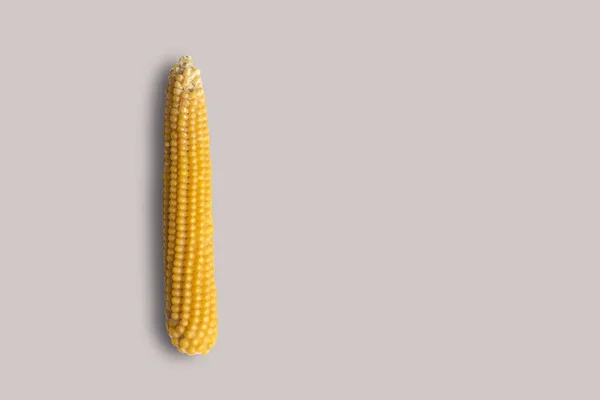
#> input picture images/corn/11.jpg, 600 x 400 px, found by its file name
$ python gold.py
#> lines starting #> are read from the running program, lines starting #| are printed output that depends on the picture; after the words box and inside, x2 and y2 are one past the last pixel; in counts of white or black regions, pixels touching at a corner belong together
import cv2
import numpy as np

def find_gold_kernels(image_path):
    # Load the image
    image = cv2.imread(image_path)
#> image is the input picture: shape (400, 600, 3); mean B, G, R 189.2, 195.7, 206.9

    # Convert the image to the HSV color space
    hsv_image = cv2.cvtColor(image, cv2.COLOR_BGR2HSV)
#> hsv_image: shape (400, 600, 3); mean H, S, V 5.1, 22, 206.9

    # Define the lower and upper bounds for the gold color in HSV
    lower_gold = np.array([20, 100, 100])
    upper_gold = np.array([30, 255, 255])

    # Create a mask for the gold color
    mask = cv2.inRange(hsv_image, lower_gold, upper_gold)
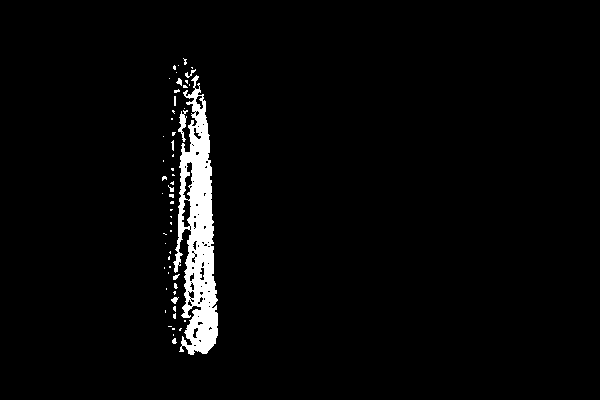
#> mask: shape (400, 600); 3% white; 56 white regions (46 under 20 px)

    # Apply the mask to the original image
    masked_image = cv2.bitwise_and(image, image, mask=mask)
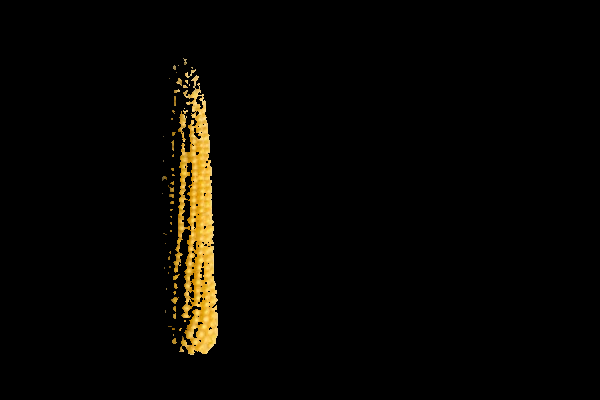
#> masked_image: shape (400, 600, 3); mean B, G, R 1.8, 5.3, 6.8

    # Convert the masked image to grayscale
    gray_image = cv2.cvtColor(masked_image, cv2.COLOR_BGR2GRAY)
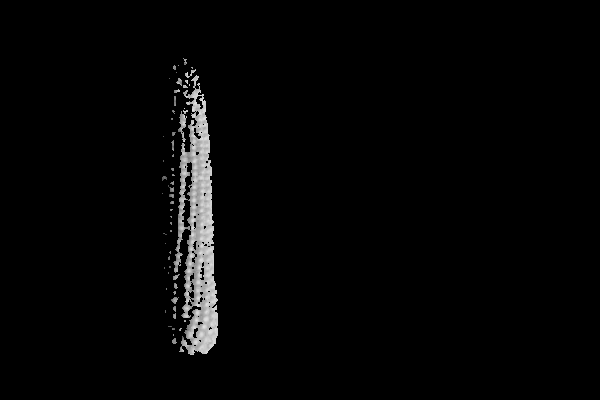
#> gray_image: shape (400, 600); min 0, max 231, mean 5.3

    # Apply thresholding to the grayscale image
    _, thresholded_image = cv2.threshold(gray_image, 1, 255, cv2.THRESH_BINARY)

    # Find contours in the thresholded image
    contours, _ = cv2.findContours(thresholded_image, cv2.RETR_EXTERNAL, cv2.CHAIN_APPROX_SIMPLE)
#> contours = 56 contours, 53 with area under 20; largest, box (x1, y1, x2, y2) and area: (173, 75, 218, 355) 6791, (178, 110, 188, 142) 92, (171, 297, 179, 304) 22

    # Count the number of gold kernels
    num_gold_kernels = len(contours)
#> num_gold_kernels = 56

    # Display the number of gold kernels
    print(f"Number of gold kernels: {num_gold_kernels}")
#| Number of gold kernels: 56

    # Draw contours on the original image
    image_with_contours = cv2.drawContours(image.copy(), contours, -1, (0, 255, 255), 2)
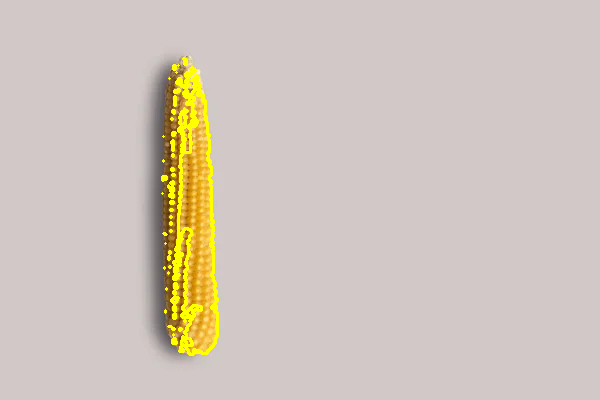
#> image_with_contours: shape (400, 600, 3); mean B, G, R 187.9, 197.5, 207.8

    # Display the output image
    cv2.imshow("gold Kernels", image_with_contours)
    cv2.waitKey(0)
    cv2.destroyAllWindows()

# Path to the image file
image_path = r'C:\Users\C.GOUTHAM\Desktop\Deepcorn\images\corn\11.jpg'

# Call the function to find gold kernels in the image
find_gold_kernels(image_path)

$ run again, with images/corn/1.jpg copied over images/corn/11.jpg
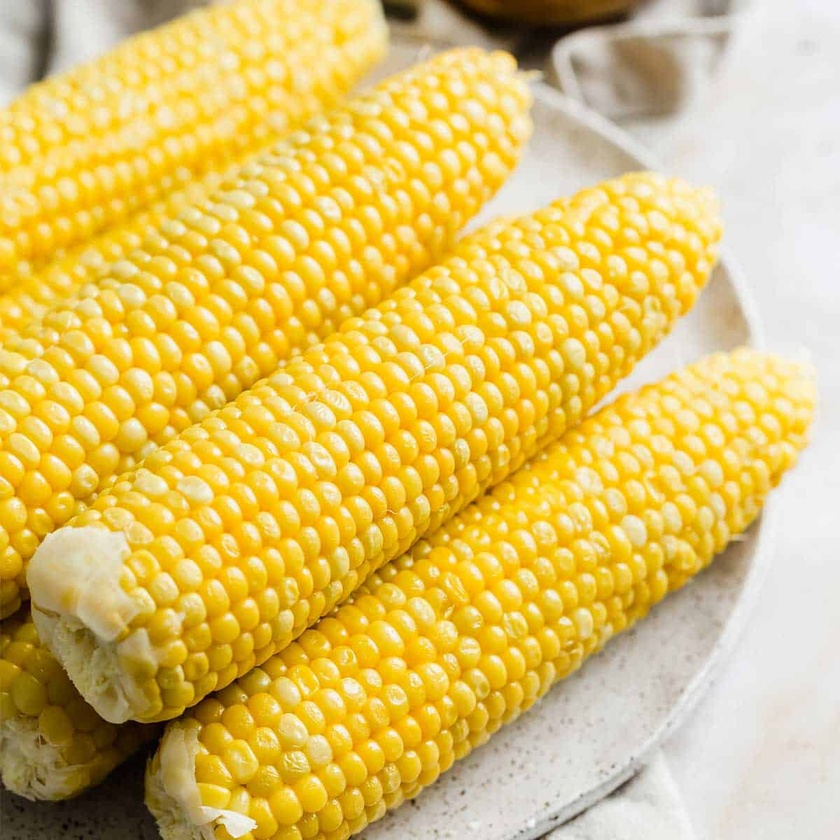
#> input picture images/corn/1.jpg, 840 x 840 px, shrunk from 1200 x 1200 before the run, found by its file name
#> in find_gold_kernels, image is the input picture: shape (840, 840, 3); mean B, G, R 104.5, 192.9, 221.9
#> hsv_image: shape (840, 840, 3); mean H, S, V 21.7, 135.6, 222
#> in find_gold_kernels, `mask = cv2.inRange(hsv_image, lower_gold, upper_gold)`:
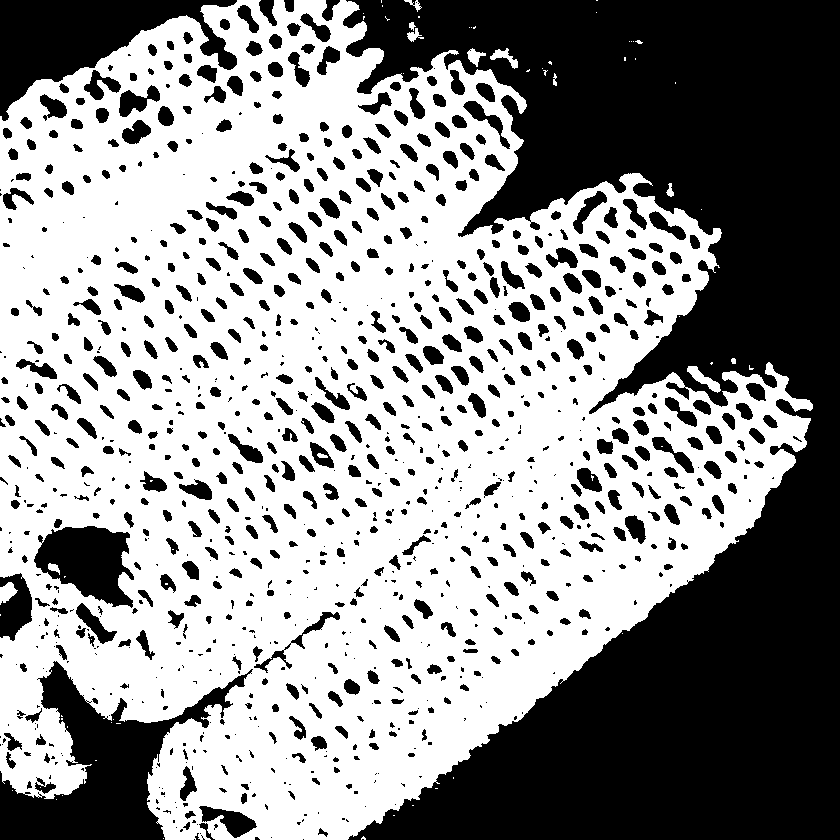
#> mask: shape (840, 840); 57.3% white; 999 black regions (378 under 20 px)
#> contours = 56 contours, 47 with area under 20; largest, box (x1, y1, x2, y2) and area: (0, 0, 813, 840) 468796, (687, 366, 721, 393) 290, (0, 582, 18, 605) 212, (490, 48, 518, 69) 176, (467, 48, 486, 67) 142
#> num_gold_kernels = 56
#| Number of gold kernels: 56
#> in find_gold_kernels, `image_with_contours = cv2.drawContours(image.copy(), contours, -1, (0,..`:
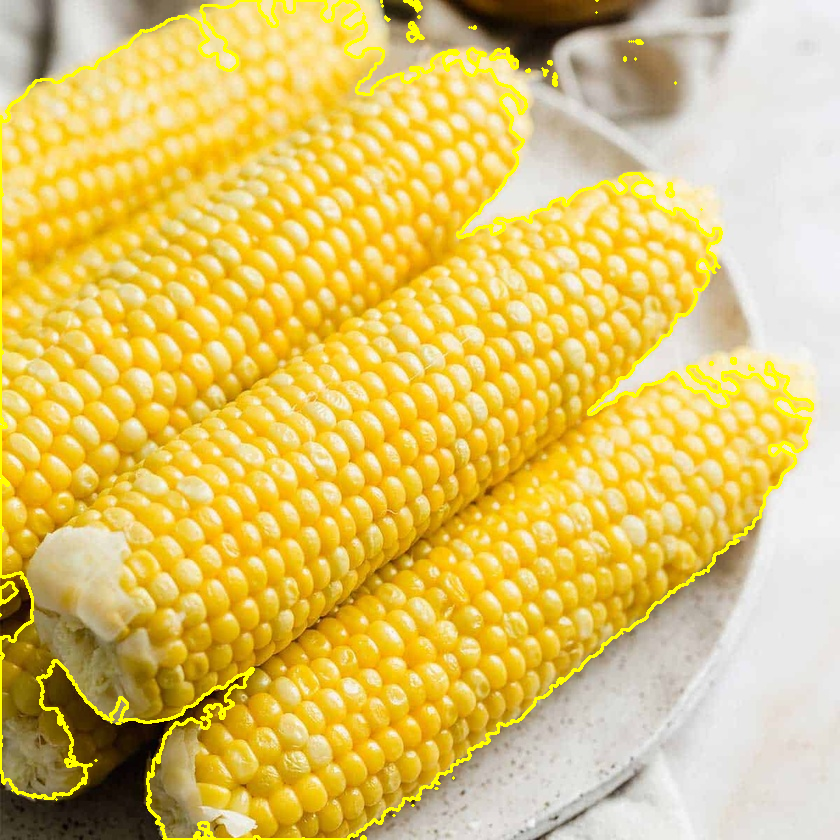
#> image_with_contours: shape (840, 840, 3); mean B, G, R 101.8, 195.3, 223.5

$ run again, with images/corn/12.jpg copied over images/corn/11.jpg
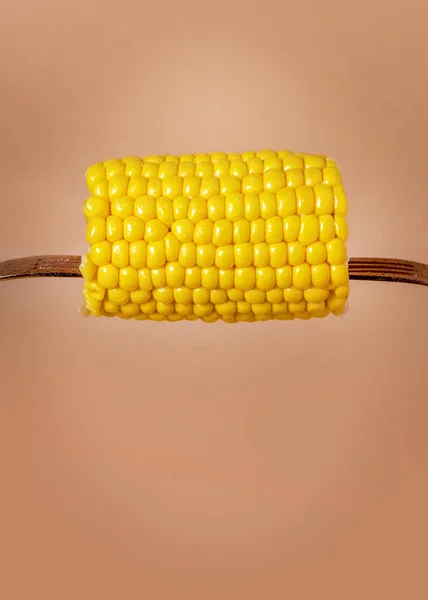
#> input picture images/corn/12.jpg, 428 x 600 px, found by its file name
#> in find_gold_kernels, image is the input picture: shape (600, 428, 3); mean B, G, R 95.1, 151.6, 204.3
#> hsv_image: shape (600, 428, 3); mean H, S, V 13.7, 134.8, 204.3
#> in find_gold_kernels, `mask = cv2.inRange(hsv_image, lower_gold, upper_gold)`:
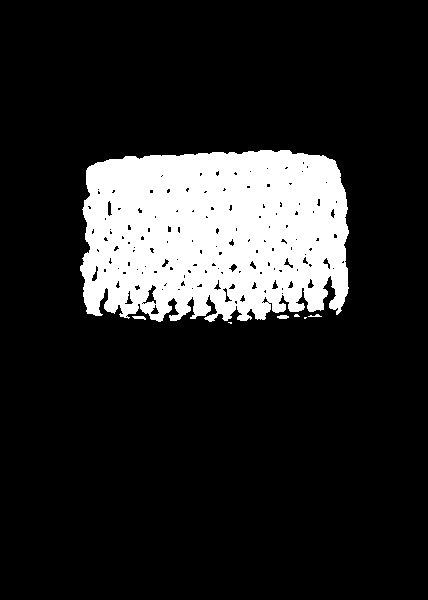
#> mask: shape (600, 428); 15.4% white; 7 white regions (3 under 20 px)
#> contours = 7 contours, 4 with area under 20; largest, box (x1, y1, x2, y2) and area: (80, 150, 349, 322) 40066, (277, 315, 289, 319) 26, (132, 316, 146, 320) 24
#> num_gold_kernels = 7
#| Number of gold kernels: 7
#> in find_gold_kernels, `image_with_contours = cv2.drawContours(image.copy(), contours, -1, (0,..`:
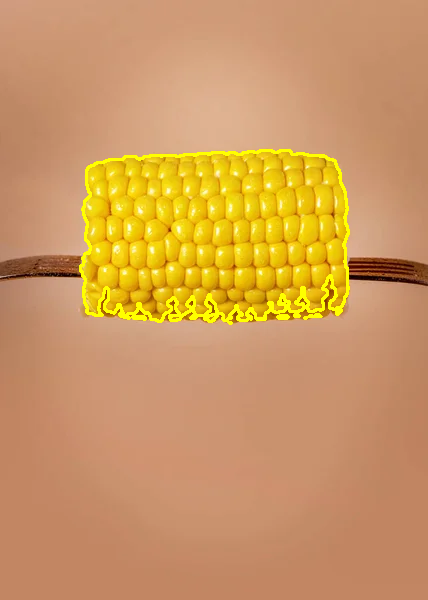
#> image_with_contours: shape (600, 428, 3); mean B, G, R 94.5, 153.6, 205.3

$ run again, with images/corn/13.jpg copied over images/corn/11.jpg
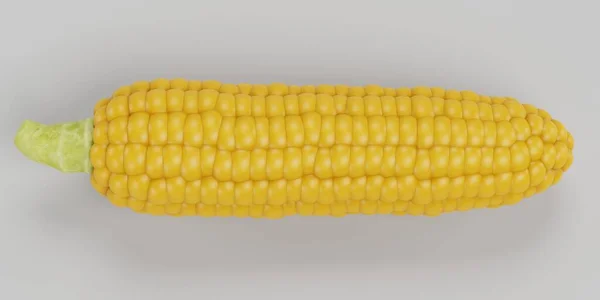
#> input picture images/corn/13.jpg, 600 x 300 px, found by its file name
#> in find_gold_kernels, image is the input picture: shape (300, 600, 3); mean B, G, R 143.6, 186.3, 200
#> hsv_image: shape (300, 600, 3); mean H, S, V 20.1, 68.4, 200.2
#> in find_gold_kernels, `mask = cv2.inRange(hsv_image, lower_gold, upper_gold)`:
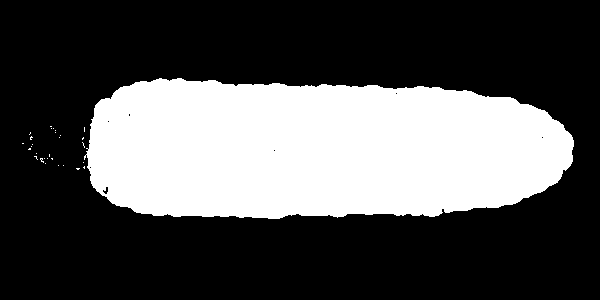
#> mask: shape (300, 600); 32.2% white; 30 white regions (29 under 20 px)
#> contours = 30 contours, 29 with area under 20; largest, box (x1, y1, x2, y2) and area: (84, 78, 574, 219) 57326
#> num_gold_kernels = 30
#| Number of gold kernels: 30
#> in find_gold_kernels, `image_with_contours = cv2.drawContours(image.copy(), contours, -1, (0,..`:
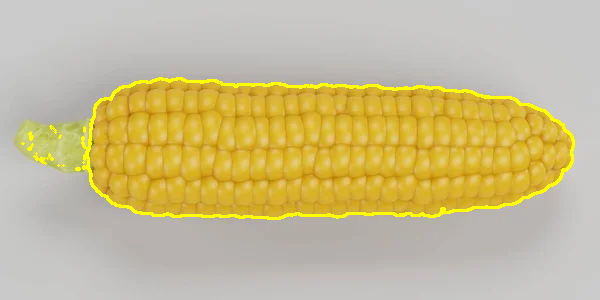
#> image_with_contours: shape (300, 600, 3); mean B, G, R 141.2, 188.1, 201.3
